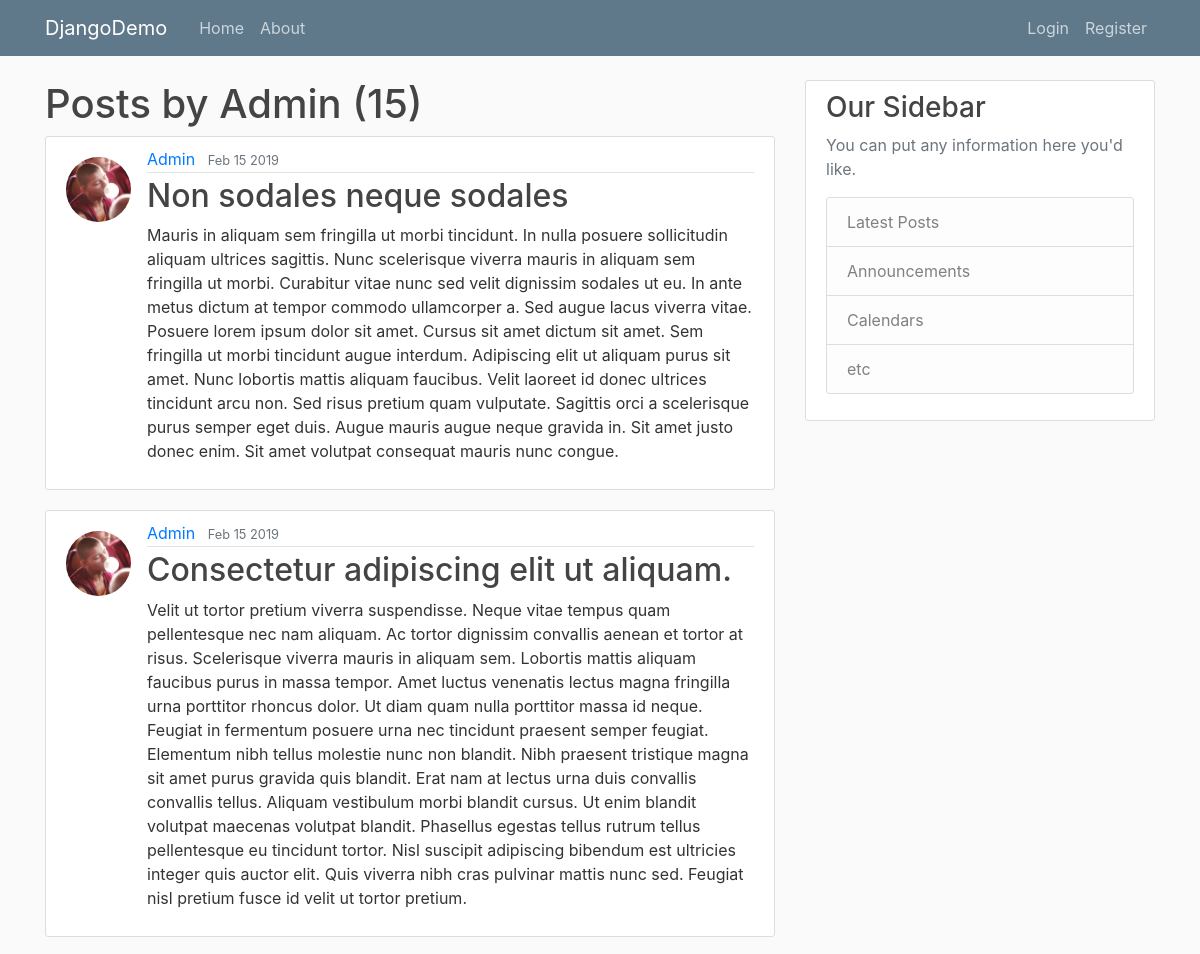
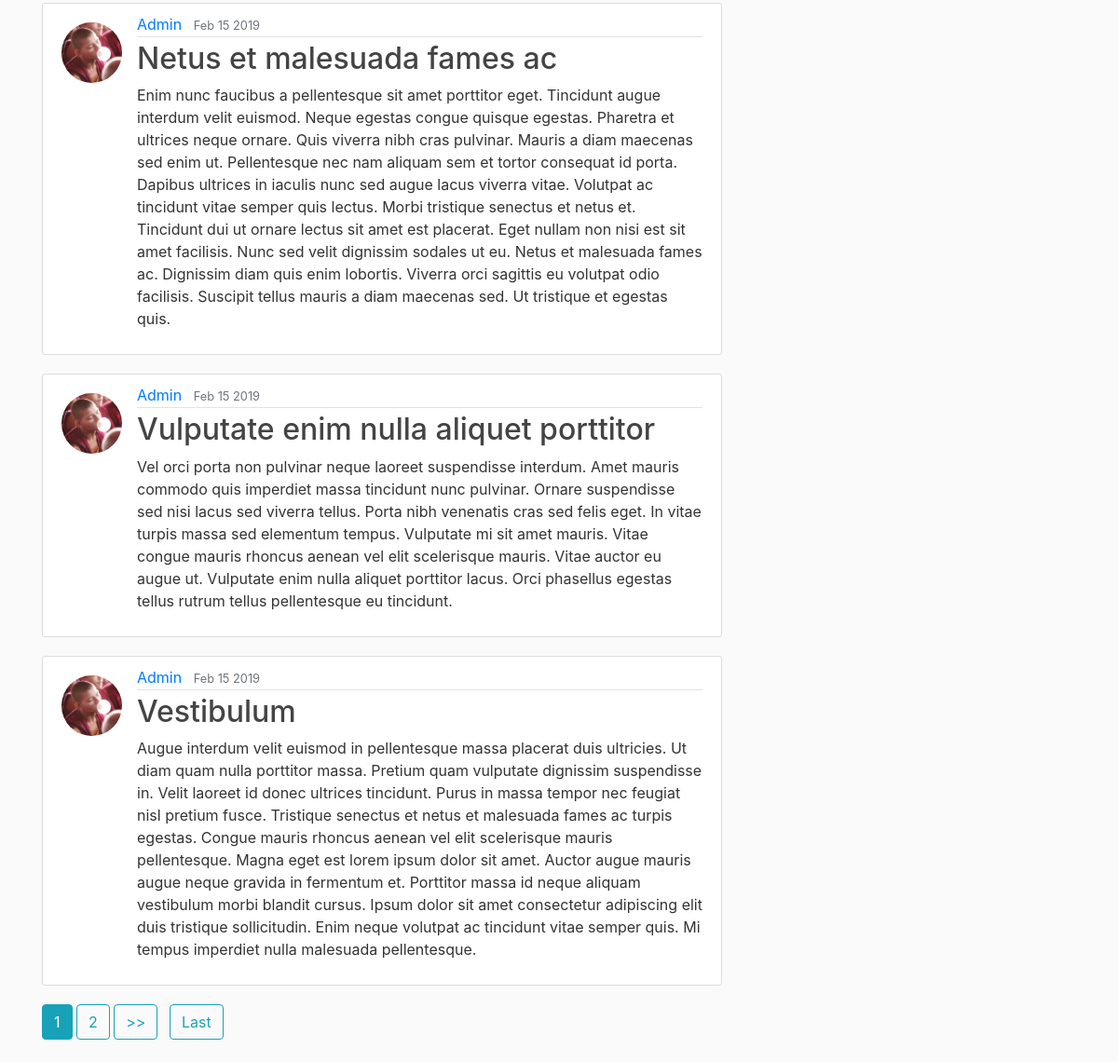
The app's page /post/Admin/ with its own data (2 pictures, top to bottom).
### blog/models.py (models this page shows, shortened)
class Post(models.Model):
    title = models.CharField(max_length=100)
    content = models.TextField()
    date_posted = models.DateTimeField(default=timezone.now)
    author = models.ForeignKey(User, on_delete=models.CASCADE)

### users/models.py (models this page shows, shortened)
class Profile(models.Model):
    user = models.OneToOneField(User, on_delete=models.CASCADE)
    image = models.ImageField(default='default.jpg', upload_to='profile_pics')

### blog/views.py (the view)
# urls.py: path('post/<str:username>/', UserPostListView.as_view(), name='user_posts'),
class UserPostListView(ListView):
    model = Post
    paginate_by = 5
    template_name = 'blog/user_posts.html'
    def get_queryset(self):
        user = get_object_or_404(User, username=self.kwargs.get('username'))
        return Post.objects.filter(author=user).order_by('-date_posted')

### blog/templates/blog/user_posts.html (shortened to what this page needs)
{% extends "blog/base.html" %}
{% block content %}
    <h1>Posts by {{ view.kwargs.username }} ({{ page_obj.paginator.count }})</h1>
    {% for object in object_list %}
        <article class="media content-section">
          <img class="rounded-circle article-img" src="{{ object.author.profile.image.url }}">
          <div class="media-body">
            <div class="article-metadata">
              <a class="mr-2" href="{% url 'user_posts' object.author.username %}">{{ object.author }}</a>
              <small class="text-muted">{{ object.date_posted|date:"M d Y" }}</small>
            </div>
            <h2><a class="article-title" href="{% url 'post_detail' object.id %}">{{ object.title }}</a></h2>
            <p class="article-content">{{ object.content }}</p>
          </div>
        </article>
    {% endfor %}
    {% if is_paginated %}
        {% for num in page_obj.paginator.page_range %}
            {% if num == page_obj.number %}
                <a class="btn btn-info mb-4" href="?page={{ num }}">{{ num }}</a>
            {% elif num > page_obj.number|add:'-3' and num > 1 and num < page_obj.number|add:'3' and num < page_obj.paginator.num_pages %}
                <a class="btn btn-outline-info mb-4" href="?page={{ num }}">{{num}}</a>
            {% endif %}
        {% endfor %}
        {% if page_obj.has_next %}
            <a class="btn btn-outline-info mb-4" href="?page={{ page_obj.next_page_number }}">>></a>
            <a class="btn btn-outline-info mb-4 ml-2" href="?page={{ page_obj.paginator.num_pages }}">Last</a>
        {% endif %}
    {% endif %}
{% endblock content %}

### blog/static/blog/main.css (style rules this page uses)
body { background: #fafafa; color: #333333; margin-top: 5rem; }
h1, h2, h3, h4, h5, h6 { color: #444444; }
.content-section { background: #ffffff; padding: 10px 20px; border: 1px solid #dddddd; border-radius: 3px; margin-bottom: 20px; }
.article-title { color: #444444; }
.article-content { white-space: pre-line; }
.article-img { height: 65px; width: 65px; margin-top: 10px; margin-right: 16px; }
.article-metadata { padding-bottom: 1px; margin-bottom: 4px; border-bottom: 1px solid #e3e3e3 }

### records on screen
Post: author.profile.image (picture), author "Admin", date_posted "Feb 15 2019", title "Non sodales neque sodales", content "Mauris in aliquam sem fringilla ut morbi tincidunt. In nulla posuere sollicitudin aliquam ultrices sagittis. Nunc scelerisque viverra mauris in aliquam sem fringilla ut morbi. Curabitur vitae nunc sed velit dignissim sodales ut eu. In ante metus dictum at tempor commodo ullamcorper a. Sed augue lacus viverra vitae. Posuere lorem ipsum dolor sit amet. Cursus sit amet dictum sit amet. Sem fringilla ut morbi tincidunt augue interdum. Adipiscing elit ut aliquam purus sit amet. Nunc lobortis mattis aliquam faucibus. Velit laoreet id donec ultrices tincidunt arcu non. Sed risus pretium quam vulputate. Sagittis orci a scelerisque purus semper eget duis. Augue mauris augue neque gravida in. Sit…"
Post: author.profile.image (picture), author "Admin", date_posted "Feb 15 2019", title "Consectetur adipiscing elit ut aliquam.", content "Velit ut tortor pretium viverra suspendisse. Neque vitae tempus quam pellentesque nec nam aliquam. Ac tortor dignissim convallis aenean et tortor at risus. Scelerisque viverra mauris in aliquam sem. Lobortis mattis aliquam faucibus purus in massa tempor. Amet luctus venenatis lectus magna fringilla urna porttitor rhoncus dolor. Ut diam quam nulla porttitor massa id neque. Feugiat in fermentum posuere urna nec tincidunt praesent semper feugiat. Elementum nibh tellus molestie nunc non blandit. Nibh praesent tristique magna sit amet purus gravida quis blandit. Erat nam at lectus urna duis convallis convallis tellus. Aliquam vestibulum morbi blandit cursus. Ut enim blandit volutpat maecenas…"
Post: author.profile.image (picture), author "Admin", date_posted "Feb 15 2019", title "Netus et malesuada fames ac", content "Enim nunc faucibus a pellentesque sit amet porttitor eget. Tincidunt augue interdum velit euismod. Neque egestas congue quisque egestas. Pharetra et ultrices neque ornare. Quis viverra nibh cras pulvinar. Mauris a diam maecenas sed enim ut. Pellentesque nec nam aliquam sem et tortor consequat id porta. Dapibus ultrices in iaculis nunc sed augue lacus viverra vitae. Volutpat ac tincidunt vitae semper quis lectus. Morbi tristique senectus et netus et. Tincidunt dui ut ornare lectus sit amet est placerat. Eget nullam non nisi est sit amet facilisis. Nunc sed velit dignissim sodales ut eu. Netus et malesuada fames ac. Dignissim diam quis enim lobortis. Viverra orci sagittis eu volutpat odio…"
Post: author.profile.image (picture), author "Admin", date_posted "Feb 15 2019", title "Vulputate enim nulla aliquet porttitor", content "Vel orci porta non pulvinar neque laoreet suspendisse interdum. Amet mauris commodo quis imperdiet massa tincidunt nunc pulvinar. Ornare suspendisse sed nisi lacus sed viverra tellus. Porta nibh venenatis cras sed felis eget. In vitae turpis massa sed elementum tempus. Vulputate mi sit amet mauris. Vitae congue mauris rhoncus aenean vel elit scelerisque mauris. Vitae auctor eu augue ut. Vulputate enim nulla aliquet porttitor lacus. Orci phasellus egestas tellus rutrum tellus pellentesque eu tincidunt."
Post: author.profile.image (picture), author "Admin", date_posted "Feb 15 2019", title "Vestibulum", content "Augue interdum velit euismod in pellentesque massa placerat duis ultricies. Ut diam quam nulla porttitor massa. Pretium quam vulputate dignissim suspendisse in. Velit laoreet id donec ultrices tincidunt. Purus in massa tempor nec feugiat nisl pretium fusce. Tristique senectus et netus et malesuada fames ac turpis egestas. Congue mauris rhoncus aenean vel elit scelerisque mauris pellentesque. Magna eget est lorem ipsum dolor sit amet. Auctor augue mauris augue neque gravida in fermentum et. Porttitor massa id neque aliquam vestibulum morbi blandit cursus. Ipsum dolor sit amet consectetur adipiscing elit duis tristique sollicitudin. Enim neque volutpat ac tincidunt vitae semper quis. Mi…"

### other values on screen
{{ view.kwargs.username }} "Admin"
{{ page_obj.paginator.count }} "15"
{{ num }} "1"
{{ num }} "2"
